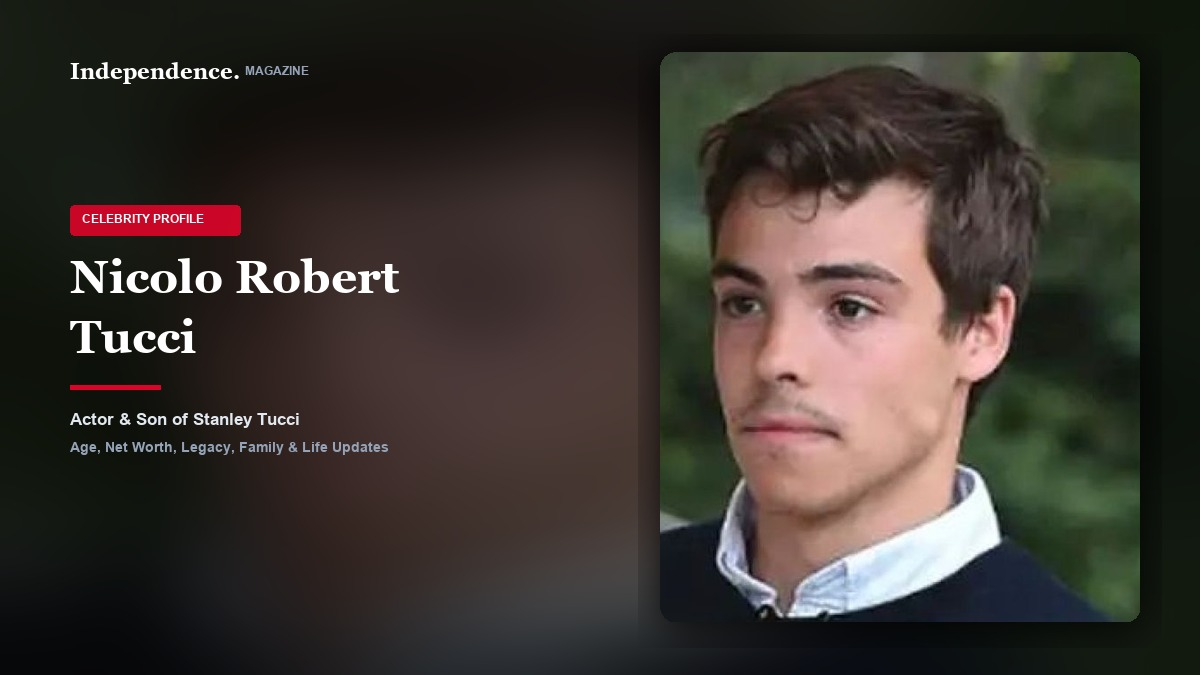
#> input picture assets/covers/nicolo-robert-tucci-cover.jpg, 1200 x 675 px, given in place of gh_nicolo-robert-tucci.jpg, which was not available
$ python generate_batch17_covers.py
#> lines starting #> are read from the running program, lines starting #| are printed output that depends on the picture
import os
from PIL import Image, ImageDraw, ImageFont, ImageFilter, ImageEnhance

SCRIPT_DIR = os.path.dirname(os.path.abspath(__file__))
BASE_DIR = os.path.abspath(os.path.join(SCRIPT_DIR, ".."))
COVERS_DIR = os.path.join(BASE_DIR, "assets", "covers")
ART_DIR = r"C:\Users\Lapzone.pk\.gemini\antigravity\brain\896bc68d-223d-4f88-b2d0-574555754628"
os.makedirs(COVERS_DIR, exist_ok=True)

PROFILES = [
    # 1. Nicolo Robert Tucci
    {
        "id": "nicolo-robert-tucci",
        "src_image": os.path.join(ART_DIR, "gh_nicolo-robert-tucci.jpg"),
        "crop_box": (880, 50, 1480, 690),
        "name": "Nicolo Robert Tucci",
        "category": "Celebrity",
        "subtitle": "Actor & Son of Stanley Tucci",
        "cover_filename": "nicolo-robert-tucci-cover.jpg",
        "middle_src": os.path.join(ART_DIR, "gh_nicolo-robert-tucci.jpg"),
        "middle_crop": (20, 50, 1550, 720),
        "middle_filename": "nicolo-robert-tucci-middle.jpg"
    },
    # 2. Yasmin Abdallah
    {
        "id": "yasmin-abdallah",
        "src_image": os.path.join(ART_DIR, "gh_yasmin-abdallah.jpg"),
        "crop_box": (920, 40, 1460, 680),
        "name": "Yasmin Abdallah",
        "category": "Celebrity",
        "subtitle": "Fashion Designer & Rufus Sewell's Former Wife",
        "cover_filename": "yasmin-abdallah-cover.jpg",
        "middle_src": os.path.join(ART_DIR, "gh_yasmin-abdallah.jpg"),
        "middle_crop": (20, 40, 1560, 720),
        "middle_filename": "yasmin-abdallah-middle.jpg"
    },
    # 3. Jillian Beth Gumbel
    {
        "id": "jillian-beth-gumbel",
        "src_image": os.path.join(ART_DIR, "gh_jillian-beth-gumbel.jpg"),
        "crop_box": (50, 10, 580, 720),
        "name": "Jillian Beth Gumbel",
        "category": "Biography",
        "subtitle": "Wellness Instructor & Bryant Gumbel's Daughter",
        "cover_filename": "jillian-beth-gumbel-cover.jpg",
        "middle_src": os.path.join(ART_DIR, "gh_jillian-beth-gumbel.jpg"),
        "middle_crop": (820, 30, 1580, 750),
        "middle_filename": "jillian-beth-gumbel-middle.jpg"
    }
]

def generate_cover(item):
    width, height = 1200, 675
    raw_img = Image.open(item["src_image"]).convert("RGB")
#> raw_img is the input picture: PIL image 1200x675 RGB; mean R, G, B 59.7, 53, 47.5
    cropped_subject = raw_img.crop(item["crop_box"])
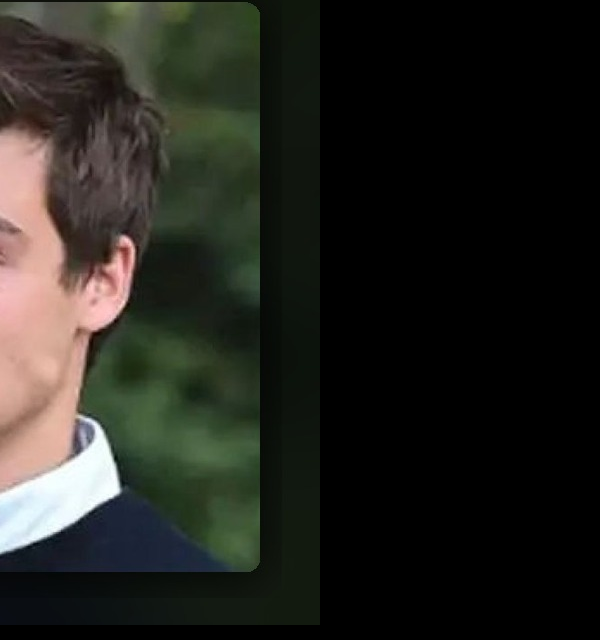
#> cropped_subject: PIL image 600x640 RGB; mean R, G, B 36.1, 36, 30.4

    # 1. Background: Blurred & Darkened version of subject photo
    bg = cropped_subject.resize((width, height), Image.Resampling.LANCZOS)
    bg = bg.filter(ImageFilter.GaussianBlur(radius=42))
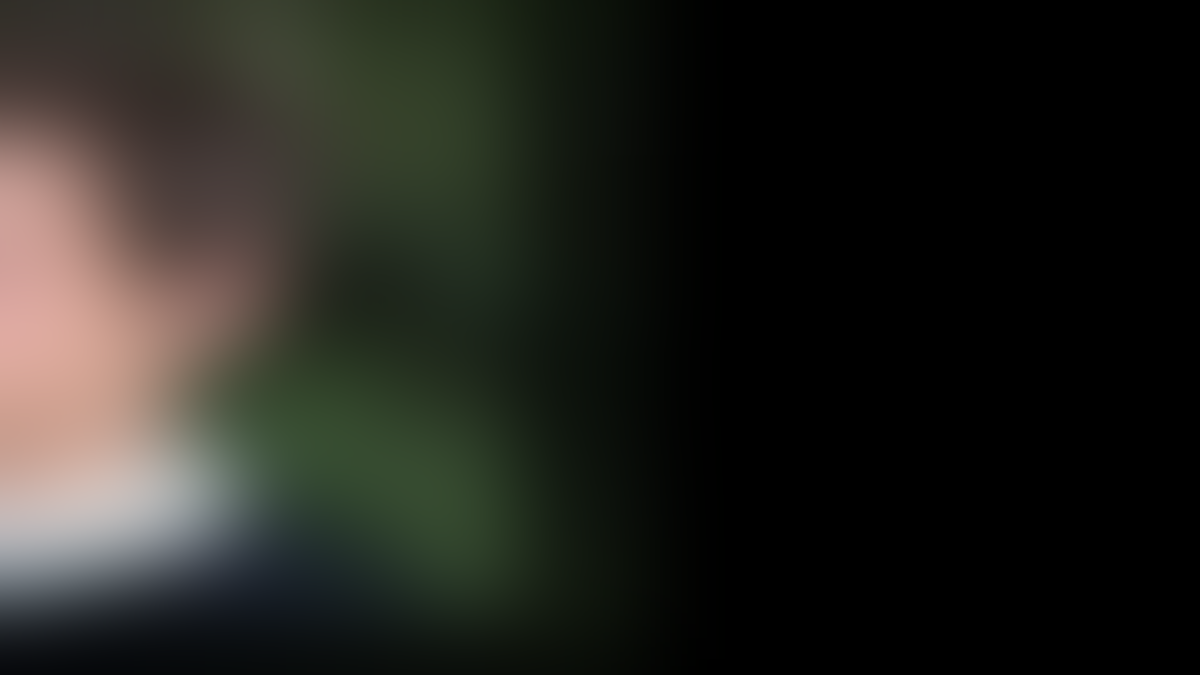
#> bg: PIL image 1200x675 RGB; mean R, G, B 35.6, 35.4, 30
    enhancer = ImageEnhance.Brightness(bg)
    bg = enhancer.enhance(0.35)

    # 2. Foreground Portrait Box (480 x 570)
    pw, ph = 480, 570
    sw, sh = cropped_subject.size
#> sw = 600; sh = 640
    target_ratio = pw / ph
    cur_ratio = sw / sh
#> cur_ratio = 0.938

    if cur_ratio > target_ratio:
        new_w = int(sh * target_ratio)
#> new_w = 538
        left = (sw - new_w) // 2
#> left = 31
        p_crop = cropped_subject.crop((left, 0, left + new_w, sh))
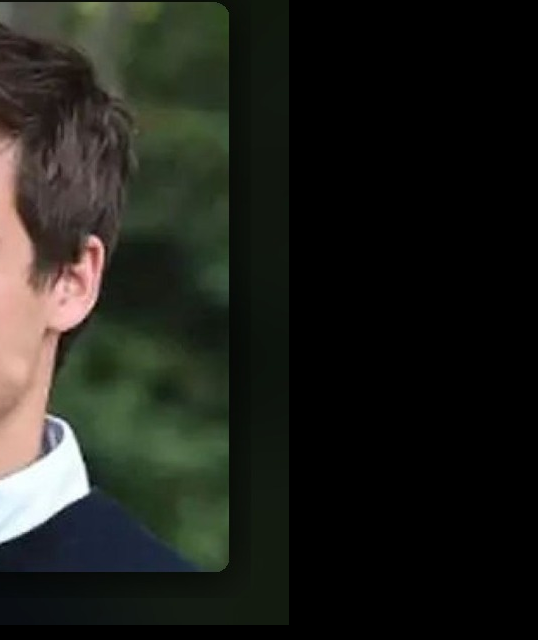
#> p_crop: PIL image 538x640 RGB; mean R, G, B 31.5, 32.8, 26.9
    else:
        new_h = int(sw / target_ratio)
        top = (sh - new_h) // 4
        p_crop = cropped_subject.crop((0, max(0, top), sw, min(sh, top + new_h)))

    portrait = p_crop.resize((pw, ph), Image.Resampling.LANCZOS)

    # Rounded corners mask
    mask = Image.new('L', (pw, ph), 0)
#> mask: PIL image 480x570 L; every value is 0
    mask_draw = ImageDraw.Draw(mask)
    mask_draw.rounded_rectangle([0, 0, pw, ph], radius=16, fill=255)

    px, py = width - pw - 60, (height - ph) // 2

    # Drop shadow
    shadow = Image.new('RGBA', (pw + 44, ph + 44), (0, 0, 0, 0))
#> shadow: PIL image 524x614 RGBA; every value is 0
    s_draw = ImageDraw.Draw(shadow)
    s_draw.rounded_rectangle([18, 18, pw + 26, ph + 26], radius=24, fill=(0, 0, 0, 195))
    shadow = shadow.filter(ImageFilter.GaussianBlur(radius=18))
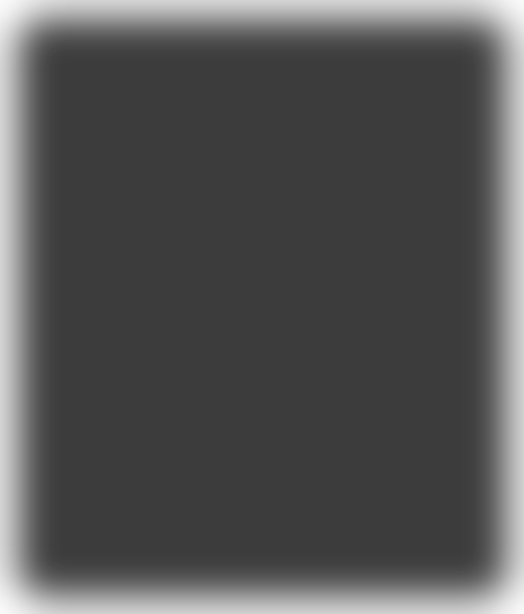
#> shadow: PIL image 524x614 RGBA; mean R, G, B, A 0, 0, 0, 169.9; transparent parts drawn white
    bg.paste(shadow, (px - 22, py - 18), shadow)

    # Paste sharp portrait
    bg.paste(portrait, (px, py), mask)

    # 3. Editorial Typography (Left side)
    draw = ImageDraw.Draw(bg, 'RGBA')
    try:
        font_brand = ImageFont.truetype(r"C:\Windows\Fonts\georgiab.ttf", 22)
        font_tag = ImageFont.truetype(r"C:\Windows\Fonts\arialbd.ttf", 12)
        font_name = ImageFont.truetype(r"C:\Windows\Fonts\georgiab.ttf", 46)
        font_sub = ImageFont.truetype(r"C:\Windows\Fonts\arialbd.ttf", 17)
        font_sub2 = ImageFont.truetype(r"C:\Windows\Fonts\arialbd.ttf", 14)
    except Exception:
        font_brand = ImageFont.load_default()
        font_tag = ImageFont.load_default()
        font_name = ImageFont.load_default()
        font_sub = ImageFont.load_default()
        font_sub2 = ImageFont.load_default()

    # Top brand badge: Independence. MAGAZINE
    draw.text((70, 58), "Independence.", fill=(255, 255, 255), font=font_brand)
    draw.text((245, 64), "MAGAZINE", fill=(148, 163, 184), font=font_tag)

    # Category Pill
    tag_y = 205
    tag_text = f"{item['category'].upper()} PROFILE"
    draw.rounded_rectangle([70, tag_y, 240, tag_y + 30], radius=4, fill=(217, 4, 41, 235))
    draw.text((82, tag_y + 7), tag_text, fill=(255, 255, 255), font=font_tag)

    # Person Name
    name_lines = item["name"].split(" ")
    if len(name_lines) <= 2:
        draw.text((70, 260), item["name"], fill=(255, 255, 255), font=font_name)
        curr_y = 338
    else:
        line1 = " ".join(name_lines[:2])
        line2 = " ".join(name_lines[2:])
        draw.text((70, 250), line1, fill=(255, 255, 255), font=font_name)
        draw.text((70, 310), line2, fill=(255, 255, 255), font=font_name)
        curr_y = 385

    # Crimson underline accent
    draw.rectangle([70, curr_y, 160, curr_y + 4], fill=(217, 4, 41, 255))

    # Subtitles
    draw.text((70, curr_y + 24), item["subtitle"], fill=(226, 232, 240), font=font_sub)
    draw.text((70, curr_y + 54), "Age, Net Worth, Legacy, Family & Life Updates", fill=(148, 163, 184), font=font_sub2)

    cover_path = os.path.join(COVERS_DIR, item["cover_filename"])
    bg.save(cover_path, "JPEG", quality=92)
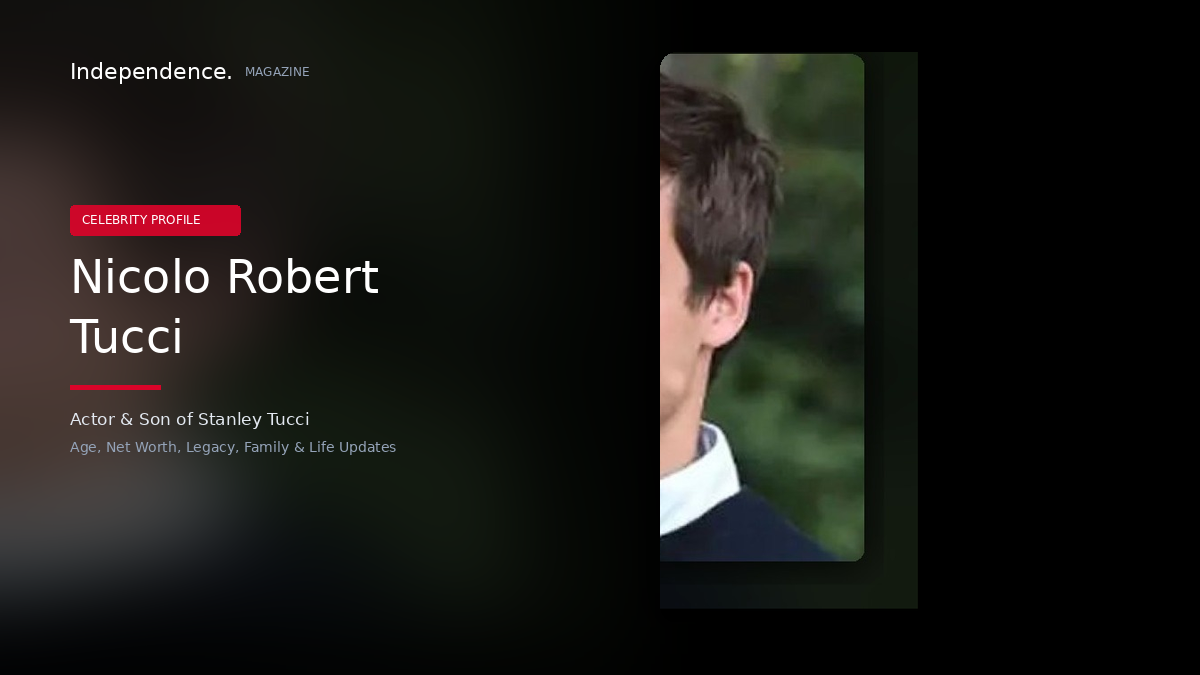
#> saved as nicolo-robert-tucci-cover.jpg: PIL image 1200x675 RGB; mean R, G, B 25.6, 24.7, 21.2
    print(f"Generated Spark cover: {cover_path}")

    # Generate Middle Editorial Image with strict 16:9 ratio preservation
    middle_src = item.get("middle_src", item["src_image"])
    raw_middle = Image.open(middle_src).convert("RGB")
    mid_crop = raw_middle.crop(item["middle_crop"])
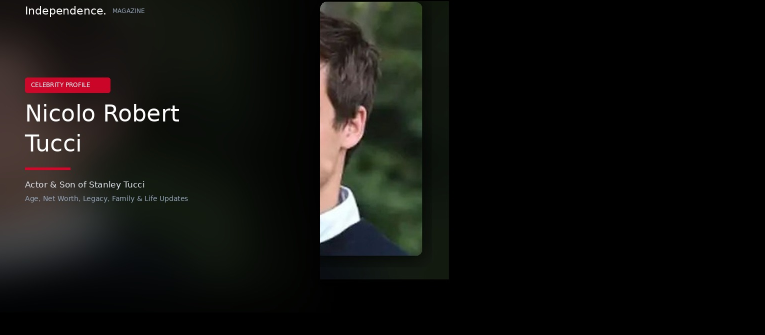
#> mid_crop: PIL image 1530x670 RGB (shown at 1/2 size); mean R, G, B 19.1, 18.5, 15.9

    mw, mh = mid_crop.size
#> mw = 1530; mh = 670
    target_mid_ratio = 16.0 / 9.0
    cur_mid_ratio = mw / mh
#> cur_mid_ratio = 2.28
    if cur_mid_ratio > target_mid_ratio:
        new_mw = int(mh * target_mid_ratio)
#> new_mw = 1191
        offset_x = (mw - new_mw) // 2
#> offset_x = 169
        mid_crop = mid_crop.crop((offset_x, 0, offset_x + new_mw, mh))
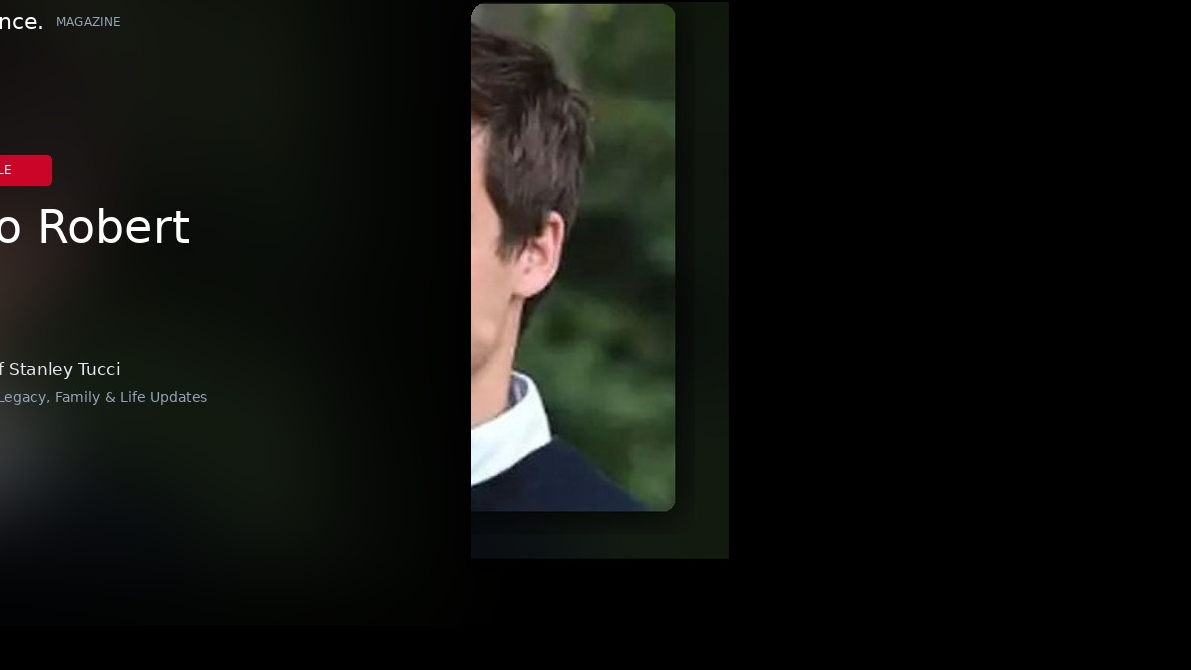
#> mid_crop: PIL image 1191x670 RGB; mean R, G, B 16.8, 17.7, 14.5
    elif cur_mid_ratio < target_mid_ratio:
        new_mh = int(mw / target_mid_ratio)
        offset_y = (mh - new_mh) // 3
        mid_crop = mid_crop.crop((0, max(0, offset_y), mw, min(mh, offset_y + new_mh)))

    mid_resized = mid_crop.resize((960, 540), Image.Resampling.LANCZOS)
    middle_path = os.path.join(COVERS_DIR, item["middle_filename"])
    mid_resized.save(middle_path, "JPEG", quality=90)
    print(f"Generated Middle 16:9 image: {middle_path}")

for item in PROFILES:
    generate_cover(item)
print("Finished generating Batch 17 covers and middle images!")
